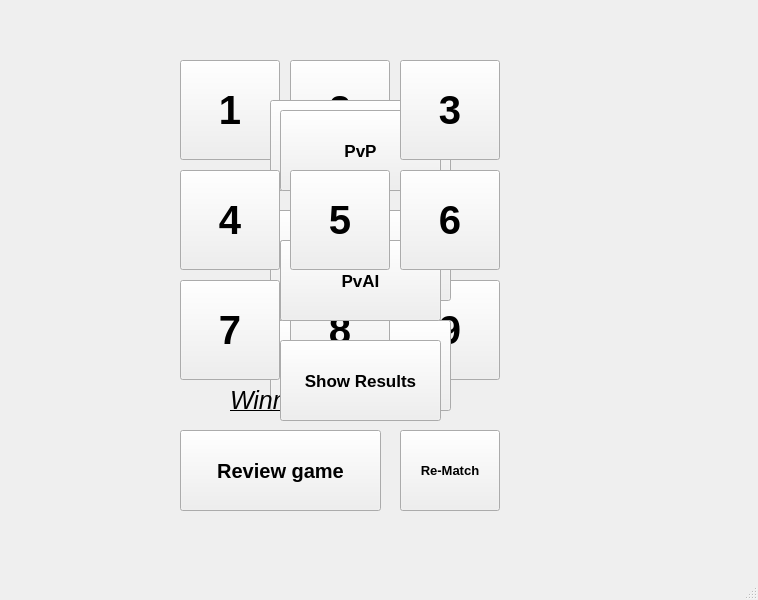
<?xml version="1.0" encoding="UTF-8"?>
<ui version="4.0">
 <class>MainWindow</class>
 <widget class="QMainWindow" name="MainWindow">
  <property name="geometry">
   <rect>
    <x>0</x>
    <y>0</y>
    <width>758</width>
    <height>600</height>
   </rect>
  </property>
  <property name="windowTitle">
   <string>MainWindow</string>
  </property>
  <widget class="QWidget" name="centralwidget">
   <widget class="QStackedWidget" name="stackedWidget">
    <property name="geometry">
     <rect>
      <x>0</x>
      <y>20</y>
      <width>751</width>
      <height>511</height>
     </rect>
    </property>
    <property name="currentIndex">
     <number>2</number>
    </property>
    <widget class="QWidget" name="page_0"/>
    <widget class="QWidget" name="page_1"/>
    <widget class="QWidget" name="page_2">
     <widget class="QPushButton" name="grid8">
      <property name="enabled">
       <bool>true</bool>
      </property>
      <property name="geometry">
       <rect>
        <x>400</x>
        <y>260</y>
        <width>100</width>
        <height>100</height>
       </rect>
      </property>
      <property name="font">
       <font>
        <pointsize>30</pointsize>
        <bold>true</bold>
       </font>
      </property>
      <property name="text">
       <string>9</string>
      </property>
      <property name="autoDefault">
       <bool>false</bool>
      </property>
      <property name="default">
       <bool>false</bool>
      </property>
      <property name="flat">
       <bool>false</bool>
      </property>
     </widget>
     <widget class="QPushButton" name="PvAI_Button_hard">
      <property name="enabled">
       <bool>true</bool>
      </property>
      <property name="geometry">
       <rect>
        <x>270</x>
        <y>300</y>
        <width>181</width>
        <height>91</height>
       </rect>
      </property>
      <property name="font">
       <font>
        <pointsize>13</pointsize>
        <bold>true</bold>
       </font>
      </property>
      <property name="text">
       <string>Hard</string>
      </property>
     </widget>
     <widget class="QPushButton" name="rematch">
      <property name="enabled">
       <bool>true</bool>
      </property>
      <property name="geometry">
       <rect>
        <x>400</x>
        <y>410</y>
        <width>100</width>
        <height>81</height>
       </rect>
      </property>
      <property name="font">
       <font>
        <pointsize>10</pointsize>
        <bold>true</bold>
       </font>
      </property>
      <property name="text">
       <string>Re-Match</string>
      </property>
      <property name="autoDefault">
       <bool>false</bool>
      </property>
      <property name="default">
       <bool>false</bool>
      </property>
      <property name="flat">
       <bool>false</bool>
      </property>
     </widget>
     <widget class="QPushButton" name="grid1">
      <property name="enabled">
       <bool>true</bool>
      </property>
      <property name="geometry">
       <rect>
        <x>290</x>
        <y>40</y>
        <width>100</width>
        <height>100</height>
       </rect>
      </property>
      <property name="font">
       <font>
        <pointsize>30</pointsize>
        <bold>true</bold>
       </font>
      </property>
      <property name="text">
       <string>2</string>
      </property>
      <property name="autoDefault">
       <bool>false</bool>
      </property>
      <property name="default">
       <bool>false</bool>
      </property>
      <property name="flat">
       <bool>false</bool>
      </property>
     </widget>
     <widget class="QPushButton" name="normal_Button">
      <property name="enabled">
       <bool>true</bool>
      </property>
      <property name="geometry">
       <rect>
        <x>280</x>
        <y>90</y>
        <width>161</width>
        <height>81</height>
       </rect>
      </property>
      <property name="font">
       <font>
        <pointsize>20</pointsize>
        <bold>true</bold>
       </font>
      </property>
      <property name="text">
       <string>Normal</string>
      </property>
      <property name="autoDefault">
       <bool>false</bool>
      </property>
      <property name="default">
       <bool>false</bool>
      </property>
      <property name="flat">
       <bool>false</bool>
      </property>
     </widget>
     <widget class="QPushButton" name="grid0">
      <property name="enabled">
       <bool>true</bool>
      </property>
      <property name="geometry">
       <rect>
        <x>180</x>
        <y>40</y>
        <width>100</width>
        <height>100</height>
       </rect>
      </property>
      <property name="font">
       <font>
        <pointsize>30</pointsize>
        <bold>true</bold>
        <underline>false</underline>
       </font>
      </property>
      <property name="autoFillBackground">
       <bool>false</bool>
      </property>
      <property name="text">
       <string>1</string>
      </property>
      <property name="checkable">
       <bool>false</bool>
      </property>
      <property name="autoDefault">
       <bool>false</bool>
      </property>
      <property name="default">
       <bool>false</bool>
      </property>
      <property name="flat">
       <bool>false</bool>
      </property>
     </widget>
     <widget class="QPushButton" name="showHistory">
      <property name="enabled">
       <bool>true</bool>
      </property>
      <property name="geometry">
       <rect>
        <x>180</x>
        <y>410</y>
        <width>201</width>
        <height>81</height>
       </rect>
      </property>
      <property name="font">
       <font>
        <pointsize>15</pointsize>
        <bold>true</bold>
       </font>
      </property>
      <property name="text">
       <string>Review game</string>
      </property>
     </widget>
     <widget class="QPushButton" name="PvAI_Button_Normal">
      <property name="enabled">
       <bool>true</bool>
      </property>
      <property name="geometry">
       <rect>
        <x>270</x>
        <y>190</y>
        <width>181</width>
        <height>91</height>
       </rect>
      </property>
      <property name="font">
       <font>
        <pointsize>13</pointsize>
        <bold>true</bold>
       </font>
      </property>
      <property name="text">
       <string>Normal</string>
      </property>
     </widget>
     <widget class="QPushButton" name="PvAI_Button_easy">
      <property name="enabled">
       <bool>true</bool>
      </property>
      <property name="geometry">
       <rect>
        <x>270</x>
        <y>80</y>
        <width>181</width>
        <height>91</height>
       </rect>
      </property>
      <property name="font">
       <font>
        <pointsize>13</pointsize>
        <bold>true</bold>
       </font>
      </property>
      <property name="text">
       <string>Easy</string>
      </property>
     </widget>
     <widget class="QPushButton" name="grid6">
      <property name="enabled">
       <bool>true</bool>
      </property>
      <property name="geometry">
       <rect>
        <x>180</x>
        <y>260</y>
        <width>100</width>
        <height>100</height>
       </rect>
      </property>
      <property name="font">
       <font>
        <pointsize>30</pointsize>
        <bold>true</bold>
       </font>
      </property>
      <property name="text">
       <string>7</string>
      </property>
      <property name="autoDefault">
       <bool>false</bool>
      </property>
      <property name="default">
       <bool>false</bool>
      </property>
      <property name="flat">
       <bool>false</bool>
      </property>
     </widget>
     <widget class="QPushButton" name="PvP_Button">
      <property name="enabled">
       <bool>true</bool>
      </property>
      <property name="geometry">
       <rect>
        <x>280</x>
        <y>90</y>
        <width>161</width>
        <height>81</height>
       </rect>
      </property>
      <property name="font">
       <font>
        <pointsize>13</pointsize>
        <bold>true</bold>
       </font>
      </property>
      <property name="text">
       <string>PvP</string>
      </property>
      <property name="autoDefault">
       <bool>false</bool>
      </property>
      <property name="default">
       <bool>false</bool>
      </property>
      <property name="flat">
       <bool>false</bool>
      </property>
     </widget>
     <widget class="QPushButton" name="grid7">
      <property name="enabled">
       <bool>true</bool>
      </property>
      <property name="geometry">
       <rect>
        <x>290</x>
        <y>260</y>
        <width>100</width>
        <height>100</height>
       </rect>
      </property>
      <property name="font">
       <font>
        <pointsize>30</pointsize>
        <bold>true</bold>
       </font>
      </property>
      <property name="text">
       <string>8</string>
      </property>
      <property name="autoDefault">
       <bool>false</bool>
      </property>
      <property name="default">
       <bool>false</bool>
      </property>
      <property name="flat">
       <bool>false</bool>
      </property>
     </widget>
     <widget class="QPushButton" name="infinite_Button">
      <property name="enabled">
       <bool>true</bool>
      </property>
      <property name="geometry">
       <rect>
        <x>280</x>
        <y>220</y>
        <width>161</width>
        <height>81</height>
       </rect>
      </property>
      <property name="font">
       <font>
        <pointsize>20</pointsize>
        <bold>true</bold>
       </font>
      </property>
      <property name="text">
       <string>Infinite</string>
      </property>
     </widget>
     <widget class="QPushButton" name="PvAI_Button">
      <property name="enabled">
       <bool>true</bool>
      </property>
      <property name="geometry">
       <rect>
        <x>280</x>
        <y>220</y>
        <width>161</width>
        <height>81</height>
       </rect>
      </property>
      <property name="font">
       <font>
        <pointsize>13</pointsize>
        <bold>true</bold>
       </font>
      </property>
      <property name="text">
       <string>PvAI</string>
      </property>
     </widget>
     <widget class="QPushButton" name="grid3">
      <property name="enabled">
       <bool>true</bool>
      </property>
      <property name="geometry">
       <rect>
        <x>180</x>
        <y>150</y>
        <width>100</width>
        <height>100</height>
       </rect>
      </property>
      <property name="font">
       <font>
        <pointsize>30</pointsize>
        <bold>true</bold>
       </font>
      </property>
      <property name="text">
       <string>4</string>
      </property>
      <property name="autoDefault">
       <bool>false</bool>
      </property>
      <property name="default">
       <bool>false</bool>
      </property>
      <property name="flat">
       <bool>false</bool>
      </property>
     </widget>
     <widget class="QPushButton" name="grid4">
      <property name="enabled">
       <bool>true</bool>
      </property>
      <property name="geometry">
       <rect>
        <x>290</x>
        <y>150</y>
        <width>100</width>
        <height>100</height>
       </rect>
      </property>
      <property name="font">
       <font>
        <pointsize>30</pointsize>
        <bold>true</bold>
       </font>
      </property>
      <property name="text">
       <string>5</string>
      </property>
      <property name="autoDefault">
       <bool>false</bool>
      </property>
      <property name="default">
       <bool>false</bool>
      </property>
      <property name="flat">
       <bool>false</bool>
      </property>
     </widget>
     <widget class="QPushButton" name="grid2">
      <property name="enabled">
       <bool>true</bool>
      </property>
      <property name="geometry">
       <rect>
        <x>400</x>
        <y>40</y>
        <width>100</width>
        <height>100</height>
       </rect>
      </property>
      <property name="font">
       <font>
        <pointsize>30</pointsize>
        <bold>true</bold>
       </font>
      </property>
      <property name="text">
       <string>3</string>
      </property>
      <property name="autoDefault">
       <bool>false</bool>
      </property>
      <property name="default">
       <bool>false</bool>
      </property>
      <property name="flat">
       <bool>false</bool>
      </property>
     </widget>
     <widget class="QPushButton" name="grid5">
      <property name="enabled">
       <bool>true</bool>
      </property>
      <property name="geometry">
       <rect>
        <x>400</x>
        <y>150</y>
        <width>100</width>
        <height>100</height>
       </rect>
      </property>
      <property name="font">
       <font>
        <pointsize>30</pointsize>
        <bold>true</bold>
       </font>
      </property>
      <property name="text">
       <string>6</string>
      </property>
      <property name="autoDefault">
       <bool>false</bool>
      </property>
      <property name="default">
       <bool>false</bool>
      </property>
      <property name="flat">
       <bool>false</bool>
      </property>
     </widget>
     <widget class="QLabel" name="gameResut">
      <property name="geometry">
       <rect>
        <x>230</x>
        <y>330</y>
        <width>351</width>
        <height>101</height>
       </rect>
      </property>
      <property name="font">
       <font>
        <pointsize>19</pointsize>
        <italic>true</italic>
        <underline>true</underline>
        <strikeout>false</strikeout>
        <fontweight>Black</fontweight>
       </font>
      </property>
      <property name="text">
       <string>Winner Winner </string>
      </property>
     </widget>
     <widget class="QPushButton" name="ShowResults">
      <property name="enabled">
       <bool>true</bool>
      </property>
      <property name="geometry">
       <rect>
        <x>280</x>
        <y>320</y>
        <width>161</width>
        <height>81</height>
       </rect>
      </property>
      <property name="font">
       <font>
        <pointsize>13</pointsize>
        <bold>true</bold>
       </font>
      </property>
      <property name="text">
       <string>Show Results</string>
      </property>
     </widget>
    </widget>
    <widget class="QWidget" name="page_3">
     <widget class="QLabel" name="last10">
      <property name="geometry">
       <rect>
        <x>210</x>
        <y>30</y>
        <width>371</width>
        <height>91</height>
       </rect>
      </property>
      <property name="font">
       <font>
        <pointsize>22</pointsize>
        <italic>true</italic>
        <bold>true</bold>
       </font>
      </property>
      <property name="text">
       <string>LAST 10 GAME RESULTS</string>
      </property>
     </widget>
     <widget class="QTableWidget" name="tableWidget_history">
      <property name="geometry">
       <rect>
        <x>30</x>
        <y>110</y>
        <width>691</width>
        <height>391</height>
       </rect>
      </property>
     </widget>
    </widget>
   </widget>
  </widget>
  <widget class="QMenuBar" name="menubar">
   <property name="geometry">
    <rect>
     <x>0</x>
     <y>0</y>
     <width>758</width>
     <height>25</height>
    </rect>
   </property>
  </widget>
  <widget class="QStatusBar" name="statusbar"/>
 </widget>
 <resources/>
 <connections/>
</ui>
